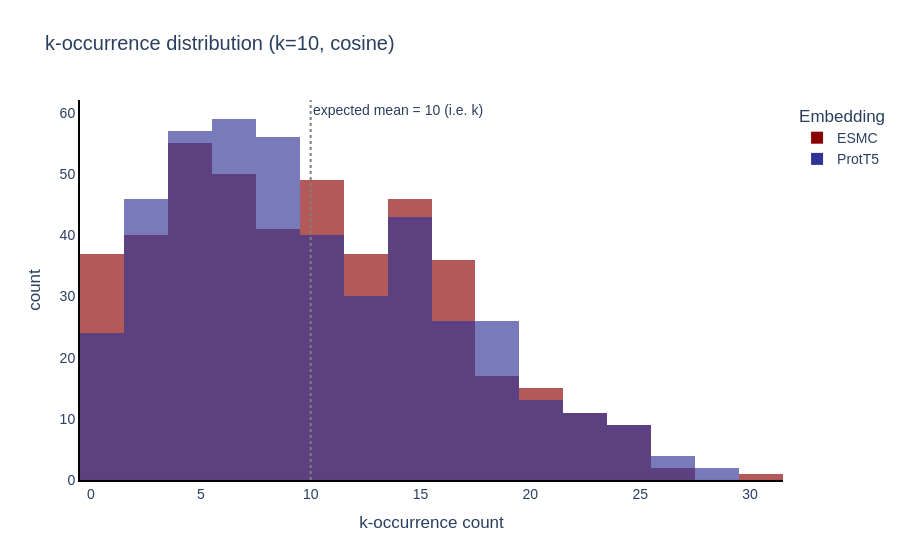

Notebook source saved alongside this figure:
### Code cell
kocc_df = hub.data["k_occurrence"]

fig = px.histogram(
    kocc_df, x="KOccurrence", color="Embedding",
    barmode="overlay", nbins=20, opacity=0.65,
    title=f"k-occurrence distribution (k={k_hub}, cosine)",
    labels={"KOccurrence": "k-occurrence count"},
    template="plotly_white",
    color_discrete_map=colors,
)
fig.add_vline(x=k_hub, line_dash="dot", line_color="grey",
              annotation_text=f"expected mean = {k_hub} (i.e. k)",
              annotation_position="top right")
fig.update_layout(font=dict(family="Arial", size=14))
fig.update_xaxes(showline=True, linecolor="black", linewidth=2, showgrid=False)
fig.update_yaxes(showline=True, linecolor="black", linewidth=2, showgrid=False)
fig.show()

### Figure 1 — Plotly figure (JSON) as saved in the notebook; plotly's stock layout.template omitted (floating-point values rounded to 4 significant figures; data arrays with more than 128 entries replaced by an {"elided": "..."} marker saying what was removed)
{"data": [{"alignmentgroup": "True", "bingroup": "x", "hovertemplate": "Embedding=ESMC<br>k-occurrence count=%{x}<br>count=%{y}<extra></extra>", "legendgroup": "ESMC", "marker": {"color": "#8B0000", "opacity": 0.65, "pattern": {"shape": ""}}, "name": "ESMC", "nbinsx": 20, "offsetgroup": "ESMC", "orientation": "v", "showlegend": true, "type": "histogram", "x": {"elided": "446 int values"}, "xaxis": "x", "yaxis": "y"}, {"alignmentgroup": "True", "bingroup": "x", "hovertemplate": "Embedding=ProtT5<br>k-occurrence count=%{x}<br>count=%{y}<extra></extra>", "legendgroup": "ProtT5", "marker": {"color": "#303496", "opacity": 0.65, "pattern": {"shape": ""}}, "name": "ProtT5", "nbinsx": 20, "offsetgroup": "ProtT5", "orientation": "v", "showlegend": true, "type": "histogram", "x": {"elided": "446 int values"}, "xaxis": "x", "yaxis": "y"}], "layout": {"annotations": [{"showarrow": false, "text": "expected mean = 10 (i.e. k)", "x": 10, "xanchor": "left", "xref": "x", "y": 1, "yanchor": "top", "yref": "y domain"}], "barmode": "overlay", "font": {"family": "Arial", "size": 14}, "legend": {"title": {"text": "Embedding"}, "tracegroupgap": 0}, "shapes": [{"line": {"color": "grey", "dash": "dot"}, "type": "line", "x0": 10, "x1": 10, "xref": "x", "y0": 0, "y1": 1, "yref": "y domain"}], "title": {"text": "k-occurrence distribution (k=10, cosine)"}, "xaxis": {"anchor": "y", "domain": [0, 1], "linecolor": "black", "linewidth": 2, "showgrid": false, "showline": true, "title": {"text": "k-occurrence count"}}, "yaxis": {"anchor": "x", "domain": [0, 1], "linecolor": "black", "linewidth": 2, "showgrid": false, "showline": true, "title": {"text": "count"}}}}
